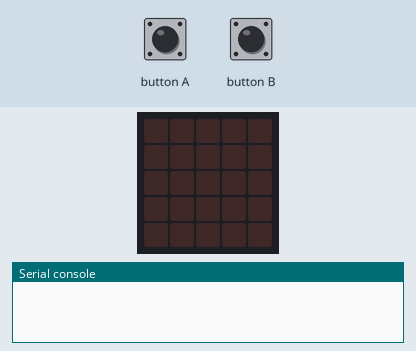
Recording of a program running on a simulated BBC micro:bit (MakeCode). Shown: the board's 5×5 LED display, the last lines printed to the serial console. The inputs (shaded band) are chosen by the test bench. Random numbers come from a fixed seed; no radio messages arrive unless stated (any console line starting 'radio sent:' is added by the test bench).

Above: at 1.2 s.
1.3 s: button A pressed for 0.15 s
At 2.3 s:
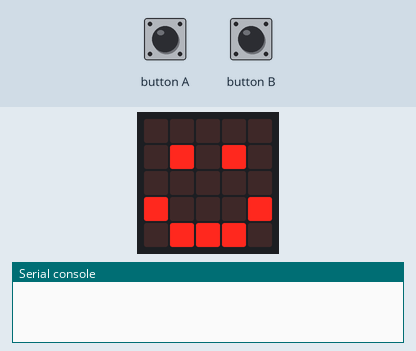
At 4.0 s:
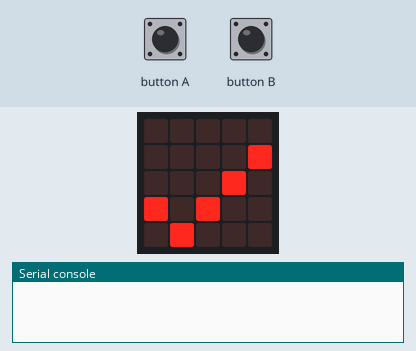
4.4 s: button B pressed for 0.15 s
At 5.8 s:
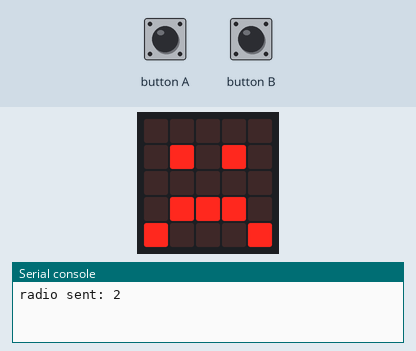
Timing chart, 0 to 7.4 s (numbered marks = the images above; inputs shaded):
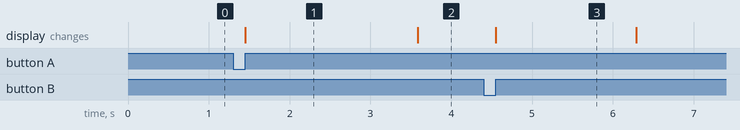

Measured:
- after the input at 1.3 s, the display: changes after 0.15 s (image 1)
- what the display in image 1 shows lasts 2.1 s, from 1.5 s to 3.6 s
- what the display in image 3 shows lasts 1.7 s, from 4.6 s to 6.3 s

The program:

RNG_Based_Host_Code.py
```python
def on_button_pressed_a():
    global Start, Active
    Start = 1
    Active = 1
    basic.show_icon(IconNames.HAPPY)
input.on_button_pressed(Button.A, on_button_pressed_a)

def on_button_pressed_b():
    global Start
    Start = 0
    basic.show_icon(IconNames.SAD)
input.on_button_pressed(Button.B, on_button_pressed_b)

Active = 0
Start = 0
Game_State = 0
Red_Light = 1
Green_Light = 2
Time = 0
Start = 0
Roll = 0
Active = 0
radio.set_group(1)

def on_forever():
    global Game_State, Start
    if Game_State == 1:
        basic.pause(Time * 1000)
        Game_State = 2
        basic.show_icon(IconNames.YES)
        radio.send_number(Game_State)
        Start = 1
    if Game_State == 2:
        basic.pause(Time * 1000)
        Game_State = 1
        basic.show_icon(IconNames.NO)
        radio.send_number(Game_State)
        Start = 1
basic.forever(on_forever)

def on_forever2():
    global Time, Start
    while Start == 1:
        Time = randint(1.5, 6)
        Start = 0
basic.forever(on_forever2)

def on_forever3():
    global Game_State, Active
    while Active == 1:
        Game_State = randint(1, 2)
        Active = 0
basic.forever(on_forever3)
```
